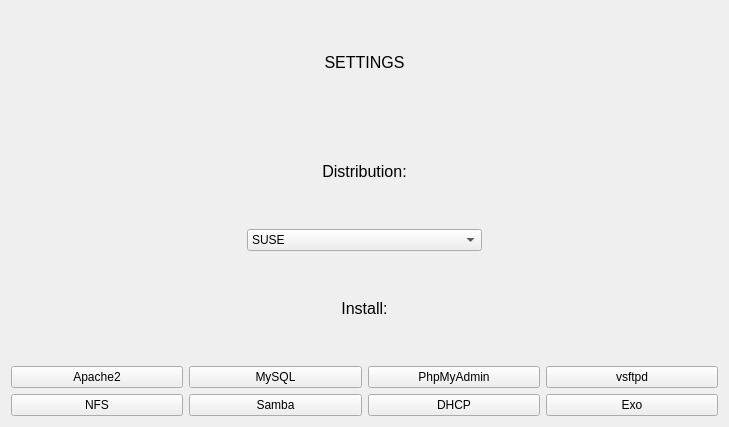
<?xml version="1.0" encoding="UTF-8"?>
<ui version="4.0">
 <class>settings_window</class>
 <widget class="QWidget" name="settings_window">
  <property name="geometry">
   <rect>
    <x>0</x>
    <y>0</y>
    <width>729</width>
    <height>427</height>
   </rect>
  </property>
  <property name="windowTitle">
   <string>Settings</string>
  </property>
  <property name="windowIcon">
   <iconset resource="resources.qrc">
    <normaloff>:/new/prefix2/resources/linux.svg</normaloff>:/new/prefix2/resources/linux.svg</iconset>
  </property>
  <layout class="QVBoxLayout" name="verticalLayout">
   <item>
    <widget class="QLabel" name="settings_label">
     <property name="font">
      <font>
       <pointsize>12</pointsize>
      </font>
     </property>
     <property name="text">
      <string>SETTINGS</string>
     </property>
     <property name="alignment">
      <set>Qt::AlignCenter</set>
     </property>
    </widget>
   </item>
   <item>
    <widget class="QLabel" name="distribution_label">
     <property name="font">
      <font>
       <pointsize>12</pointsize>
      </font>
     </property>
     <property name="text">
      <string>Distribution:</string>
     </property>
     <property name="alignment">
      <set>Qt::AlignCenter</set>
     </property>
    </widget>
   </item>
   <item>
    <layout class="QHBoxLayout" name="distribution_layout">
     <item>
      <spacer name="distribution_spacer_1">
       <property name="orientation">
        <enum>Qt::Horizontal</enum>
       </property>
       <property name="sizeHint" stdset="0">
        <size>
         <width>40</width>
         <height>20</height>
        </size>
       </property>
      </spacer>
     </item>
     <item>
      <widget class="QComboBox" name="distribution_select">
       <property name="sizePolicy">
        <sizepolicy hsizetype="MinimumExpanding" vsizetype="Fixed">
         <horstretch>0</horstretch>
         <verstretch>0</verstretch>
        </sizepolicy>
       </property>
       <item>
        <property name="text">
         <string>SUSE</string>
        </property>
       </item>
       <item>
        <property name="text">
         <string>Ubuntu</string>
        </property>
       </item>
       <item>
        <property name="text">
         <string>CentOS/Fedora/RedHat</string>
        </property>
       </item>
       <item>
        <property name="text">
         <string>Arch</string>
        </property>
       </item>
       <item>
        <property name="text">
         <string>Debian</string>
        </property>
       </item>
      </widget>
     </item>
     <item>
      <spacer name="distribution_spacer_2">
       <property name="orientation">
        <enum>Qt::Horizontal</enum>
       </property>
       <property name="sizeHint" stdset="0">
        <size>
         <width>40</width>
         <height>20</height>
        </size>
       </property>
      </spacer>
     </item>
    </layout>
   </item>
   <item>
    <widget class="QLabel" name="install_label">
     <property name="font">
      <font>
       <pointsize>12</pointsize>
      </font>
     </property>
     <property name="text">
      <string>Install:</string>
     </property>
     <property name="alignment">
      <set>Qt::AlignCenter</set>
     </property>
    </widget>
   </item>
   <item>
    <layout class="QGridLayout" name="gridLayout_2">
     <item row="0" column="0">
      <widget class="QPushButton" name="install_apache">
       <property name="styleSheet">
        <string notr="true"/>
       </property>
       <property name="text">
        <string>Apache2</string>
       </property>
      </widget>
     </item>
     <item row="0" column="3">
      <widget class="QPushButton" name="install_ftp">
       <property name="styleSheet">
        <string notr="true"/>
       </property>
       <property name="text">
        <string>vsftpd</string>
       </property>
      </widget>
     </item>
     <item row="0" column="2">
      <widget class="QPushButton" name="install_phpmyadmin">
       <property name="styleSheet">
        <string notr="true"/>
       </property>
       <property name="text">
        <string>PhpMyAdmin</string>
       </property>
      </widget>
     </item>
     <item row="0" column="1">
      <widget class="QPushButton" name="install_mysql">
       <property name="styleSheet">
        <string notr="true"/>
       </property>
       <property name="text">
        <string>MySQL</string>
       </property>
      </widget>
     </item>
     <item row="1" column="0">
      <widget class="QPushButton" name="install_nfs">
       <property name="text">
        <string>NFS</string>
       </property>
      </widget>
     </item>
     <item row="1" column="1">
      <widget class="QPushButton" name="install_samba">
       <property name="text">
        <string>Samba</string>
       </property>
      </widget>
     </item>
     <item row="1" column="2">
      <widget class="QPushButton" name="install_dhcp">
       <property name="text">
        <string>DHCP</string>
       </property>
      </widget>
     </item>
     <item row="1" column="3">
      <widget class="QPushButton" name="install_exo">
       <property name="text">
        <string>Exo</string>
       </property>
      </widget>
     </item>
    </layout>
   </item>
  </layout>
 </widget>
 <resources>
  <include location="resources.qrc"/>
 </resources>
 <connections/>
</ui>
